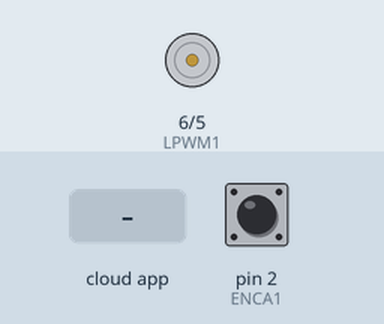
Recording of a sketch running on a simulated Arduino Uno, built with avr-gcc and run on an emulated ATmega328P. Shown: motor-driver pin pairs drawn as motors (green arrow = first pin HIGH = forward, orange = second pin HIGH = backward, longer = more drive). Inputs (shaded band) come from the test bench; at power-on: pin 2 (ENCA1) HIGH. The ROS host is connected and sends only what is stated.

Above: at 1.2 s.
1.3 s: the phone or cloud app sets V1 to -100
At 2.3 s:
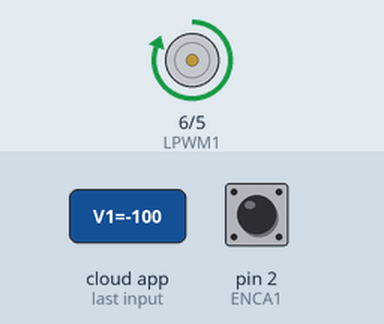
2.8 s: the phone or cloud app sets V1 to 100
At 4.0 s:
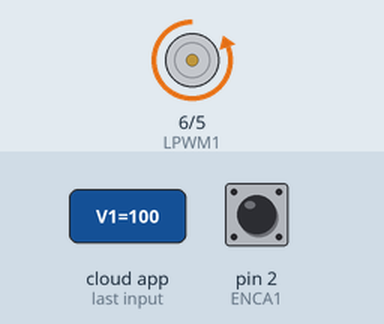
4.3 s: the phone or cloud app sets V1 to 0
At 5.8 s:
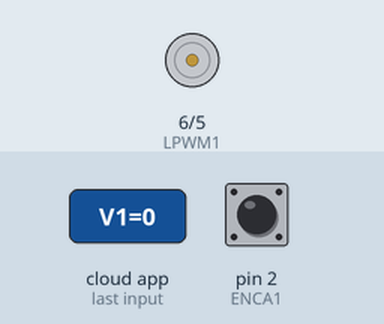
Timing chart, 0 to 7.3 s (numbered marks = the images above; inputs shaded):
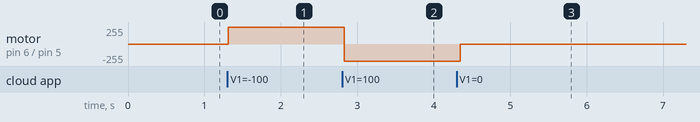

The sketch:

Motor1_PID_ROS.ino
```cpp
#define RPWM1 5
#define LPWM1 6
#define ENCA1 2
#define ENCB1 3

//ROS
#include <ros.h>
#include <std_msgs/Float64.h>
#include <std_msgs/Int64.h>

// Error
float error;

//PID
float kp = 0.4427 ;
float ki = kp * 0.91 ;
float kd = kp * 0.00001 ;
float dt = 1;
float prevError;
float integral;
float derivative;
float PID;

// RPM
unsigned long currentMillis, previousMillis;

//PWM
float pwm1;

//ENCODER
long pulse = 0;
volatile long previousEncoder = 0;
volatile long currentEncoder;

// MOTOR
const int ppr = 7; //define number of pulses in one round of encoder
const float GR = 1 / 19.2; //gear ratio
const float R = 0.538048496; //load (omniwheel) ratio
//RPM
float RPM;           //rotating speed in rad/s
float old_RPM = 0;
float new_RPM = 0;
//rad/s
float RPS;
float old_RPS = 0 ;
float new_RPS = 0;
//m/s
float Vel;
float old_Vel = 0;
float new_Vel = 0;
const int interval = 100; //choose interval is 0.1 second (100 milliseconds)

float set_point = 0;
int pulse_pub = 0;

//ROS

ros::NodeHandle nh;
std_msgs::Int64 encoder;

void set_point_callback(const std_msgs::Float64& set_point_1) {
  set_point = set_point_1.data;
}

void pulse_callback(const std_msgs::Int64&  pulse_1) {
  pulse_pub = pulse_1.data;
}

ros::Subscriber<std_msgs::Float64> sub("/V1", &set_point_callback);
ros::Publisher encoderValue("/encoderValue_1", &encoder);

void setup() {
  nh.getHardware()->setBaud(57600);
  nh.initNode();
  nh.subscribe(sub);
  nh.advertise(encoderValue);

  pinMode (ENCA1, INPUT);
  pinMode (ENCB1, INPUT);

  pinMode(RPWM1, OUTPUT);
  pinMode(LPWM1, OUTPUT);

  digitalWrite(ENCA1, HIGH);
  digitalWrite(ENCB1, HIGH);

  attachInterrupt(digitalPinToInterrupt(ENCA1), readEncoder, CHANGE);
}

void loop() {
  readSpeed();
  nh.loginfo("encoder_Value_1");

  encoder.data = pulse;
  encoderValue.publish(&encoder);

  nh.spinOnce();
}

void readEncoder() {
  if (digitalRead(ENCA1) == digitalRead(ENCB1)) {
    pulse--;
  } else {
    pulse++;
  }
}

void readSpeed() {
  currentEncoder = pulse;
  currentMillis = millis();
  if (currentMillis - previousMillis > interval)
  {
    previousMillis = currentMillis;
    RPM = (float)((((currentEncoder - previousEncoder) * 600) / ppr) * GR) ;
    RPS = (float)((RPM * 2 * 3.14) / 600); // konversi Rotasi per menit ke Radian per sekon dikali keliling roda dan dibagi waktu
    Vel = (float)(RPS * 0.05); // kecepatan linear adalah kecepatan sudut dikali dengan jari jari roda

    previousEncoder = currentEncoder;
    new_RPM = RPM;
    new_RPS = RPS;
    new_Vel = Vel;

    error = abs(set_point) - abs(new_Vel);
    integral += error * dt;
    derivative = ((error - prevError)  / dt );

    PID = (kp * error) + (ki * integral) + (kd * derivative);
    prevError = error;

    pwm1 =  ((499.44 * PID) + 5.221);
    pwm1 = min(max(pwm1, 0), 255);

    old_RPM = new_RPM;
    old_RPS = new_RPS;
    old_Vel = new_Vel;

    if (set_point > 0.0) {
      analogWrite(RPWM1, pwm1);
      analogWrite(LPWM1, 0);
    }
    else if (set_point < 0.0) {
      analogWrite(LPWM1, pwm1);
      analogWrite(RPWM1, 0);
    }
    else if (set_point == 0.0) {
      analogWrite(RPWM1, 0);
      analogWrite(LPWM1, 0);
    }
  }
}
```

Measured:
- after the input at 1.3 s, motor on pin 6 (LPWM1) / pin 5 (RPWM1): stopped → forward 255/255 at once
- after the input at 2.8 s, motor on pin 6 (LPWM1) / pin 5 (RPWM1): forward 255/255 → backward 255/255 at once
- after the input at 4.3 s, motor on pin 6 (LPWM1) / pin 5 (RPWM1): backward 255/255 → stopped after 0.05 s
